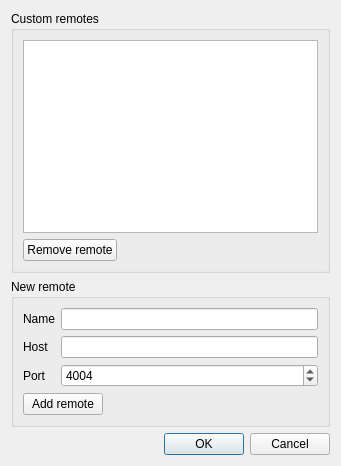
<?xml version="1.0" encoding="UTF-8"?>
<ui version="4.0">
 <class>CustomRemotesDialog</class>
 <widget class="QDialog" name="CustomRemotesDialog">
  <property name="geometry">
   <rect>
    <x>0</x>
    <y>0</y>
    <width>341</width>
    <height>466</height>
   </rect>
  </property>
  <property name="windowTitle">
   <string>Custom remotes</string>
  </property>
  <layout class="QVBoxLayout" name="verticalLayout_3">
   <item>
    <widget class="QGroupBox" name="groupBox">
     <property name="title">
      <string>Custom remotes</string>
     </property>
     <layout class="QVBoxLayout" name="verticalLayout">
      <item>
       <widget class="QListWidget" name="remotesListWidget">
        <property name="selectionMode">
         <enum>QAbstractItemView::MultiSelection</enum>
        </property>
       </widget>
      </item>
      <item>
       <layout class="QHBoxLayout" name="horizontalLayout_2">
        <item>
         <widget class="QPushButton" name="removeRemoteButton">
          <property name="text">
           <string>Remove remote</string>
          </property>
         </widget>
        </item>
        <item>
         <spacer name="horizontalSpacer_2">
          <property name="orientation">
           <enum>Qt::Horizontal</enum>
          </property>
          <property name="sizeHint" stdset="0">
           <size>
            <width>40</width>
            <height>20</height>
           </size>
          </property>
         </spacer>
        </item>
       </layout>
      </item>
     </layout>
    </widget>
   </item>
   <item>
    <widget class="QGroupBox" name="groupBox_2">
     <property name="title">
      <string>New remote</string>
     </property>
     <layout class="QVBoxLayout" name="verticalLayout_2">
      <item>
       <layout class="QFormLayout" name="formLayout">
        <item row="0" column="0">
         <widget class="QLabel" name="label">
          <property name="text">
           <string>Name</string>
          </property>
         </widget>
        </item>
        <item row="0" column="1">
         <widget class="QLineEdit" name="remoteNameEdit"/>
        </item>
        <item row="1" column="0">
         <widget class="QLabel" name="label_2">
          <property name="text">
           <string>Host</string>
          </property>
         </widget>
        </item>
        <item row="1" column="1">
         <widget class="QLineEdit" name="remoteHostEdit"/>
        </item>
        <item row="2" column="0">
         <widget class="QLabel" name="label_4">
          <property name="text">
           <string>Port</string>
          </property>
         </widget>
        </item>
        <item row="2" column="1">
         <widget class="QSpinBox" name="portSpinBox">
          <property name="maximum">
           <number>99999</number>
          </property>
          <property name="value">
           <number>4004</number>
          </property>
         </widget>
        </item>
       </layout>
      </item>
      <item>
       <layout class="QHBoxLayout" name="horizontalLayout">
        <item>
         <widget class="QPushButton" name="addRemoteButton">
          <property name="text">
           <string>Add remote</string>
          </property>
         </widget>
        </item>
        <item>
         <spacer name="horizontalSpacer">
          <property name="orientation">
           <enum>Qt::Horizontal</enum>
          </property>
          <property name="sizeHint" stdset="0">
           <size>
            <width>40</width>
            <height>20</height>
           </size>
          </property>
         </spacer>
        </item>
       </layout>
      </item>
     </layout>
    </widget>
   </item>
   <item>
    <widget class="QDialogButtonBox" name="buttonBox">
     <property name="orientation">
      <enum>Qt::Horizontal</enum>
     </property>
     <property name="standardButtons">
      <set>QDialogButtonBox::Cancel|QDialogButtonBox::Ok</set>
     </property>
    </widget>
   </item>
  </layout>
 </widget>
 <resources/>
 <connections>
  <connection>
   <sender>buttonBox</sender>
   <signal>accepted()</signal>
   <receiver>CustomRemotesDialog</receiver>
   <slot>accept()</slot>
   <hints>
    <hint type="sourcelabel">
     <x>248</x>
     <y>254</y>
    </hint>
    <hint type="destinationlabel">
     <x>157</x>
     <y>274</y>
    </hint>
   </hints>
  </connection>
  <connection>
   <sender>buttonBox</sender>
   <signal>rejected()</signal>
   <receiver>CustomRemotesDialog</receiver>
   <slot>reject()</slot>
   <hints>
    <hint type="sourcelabel">
     <x>316</x>
     <y>260</y>
    </hint>
    <hint type="destinationlabel">
     <x>286</x>
     <y>274</y>
    </hint>
   </hints>
  </connection>
 </connections>
</ui>
